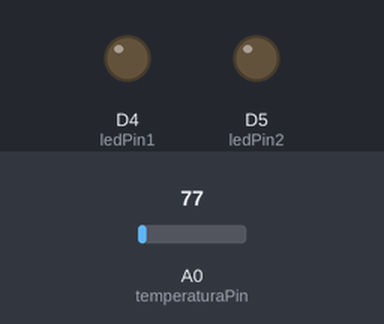
Recording of a sketch running on a simulated ESP8266 (NodeMCU). On the bench: output pins drawn as LEDs (lit = HIGH). The inputs (shaded band) are chosen by the test bench; at power-on: A0 (temperaturaPin) = 77. WiFi joins after 1.5 s; servers stay silent unless stated; random numbers use the default seed unless the sketch sets one; no MQTT or app messages arrive unless stated; what the sketch prints to the serial monitor is not drawn.

Above: at 3.2 s.
3.3 s: A0 (temperaturaPin) set to 92
6.6 s: A0 (temperaturaPin) set to 110
At 11.9 s:
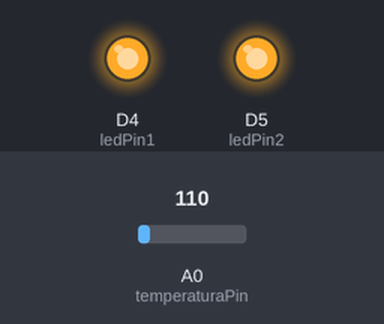
15.9 s: A0 (temperaturaPin) set to 46
At 17.7 s:
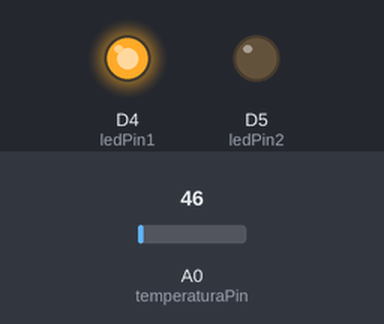
19.9 s: A0 (temperaturaPin) set to 107
At 22.1 s:
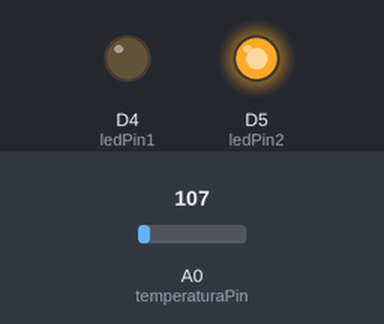
Timing chart, 0 to 24.9 s (numbered marks = the images above; inputs shaded):
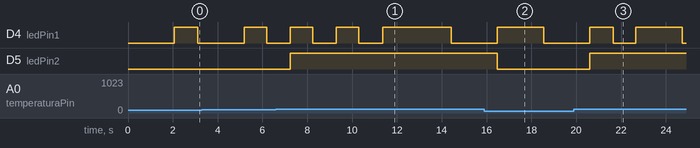

The sketch:

2.ESPNodeMQTTPubSubXML.ino
```cpp
//Este sketch permite demostrar como conectarse a un servidor MQTT para enviar datos de temperatura
//y para recibir comandos que permitan encender - apagar un led desde cualquier aplicación MQTT
//Se recomineda usar las app Android MQTT DASH

#include <PubSubClient.h>
#include <ESP8266WiFi.h>
// WiFi parameters
//const char* ssid = "AndroidAP";
//const char* password = "edinson123";
//const char* ssid = "264083978257";
//const char* password = "170062167853";
const char* ssid = "andres";
const char* password = "1234qwer";

//Parametros para los mensajes MQTT
WiFiClient espClient;
PubSubClient client(espClient);

//Broquer MQTT
//const char* mqtt_server = "iot.eclipse.org";
const char* mqtt_server ="192.168.43.82";

//Parametros de los pines
const int temperaturaPin = A0;
const int fotoCeldaPin = A0;
const int ledPin1 = D4;
const int ledPin2 = D5;

//Toma de valores
float temperatura;
int estado1;
int estado2;
int valorAnalogo;
int umbralTemp = 32;
int umbralLuz = 500;

//Para comunicacion
long lastMsg = 0;
char msg[500];
String text;

void verificarPublicacion(byte* payload, unsigned int length){
  int vLuz = 0;
  int vTemp = 0;
  String valor = "";

  for (int i = 0; i < length; i++) {
    if((char)payload[i] == 'l' && (char)payload[i+1] == 'u' && (char)payload[i+2] == 'z') { vLuz = 1; }

    if((char)payload[i+0] == 't' && (char)payload[i+1] == 'e' && (char)payload[i+2] == 'm' && (char)payload[i+3] == 'p' && (char)payload[i+4] == 'e' && (char)payload[i+5] == 'r' &&
       (char)payload[i+6] == 'a' && (char)payload[i+7] == 't' && (char)payload[i+8] == 'u' && (char)payload[i+9] == 'r' && (char)payload[i+10] == 'a')
    {
      vTemp = 1;
    }

    if((char)payload[i-1] == '>' && vLuz == 1) { vLuz = 2; }
    if((char)payload[i-1] == '>' && vTemp == 1) { vTemp = 2; }

    if((char)payload[i] == '<' && vLuz == 2) {
      vLuz = 3;
      break;
    }
    if((char)payload[i] == '<' && vTemp == 2) {
      vTemp = 3;
      break;
    }

    if(vLuz == 2) { valor += (char)payload[i]; }
    if(vTemp == 2) { valor += (char)payload[i]; }
  }
  if(vLuz == 3) {
    umbralLuz = valor.toInt();
    Serial.print("Cambio de umbral de luz... --- Valor: ");
  }
  else if(vTemp == 3) {
    umbralTemp = valor.toInt();
    Serial.print("Cambio de umbral de temperatura... --- Valor: ");
  }
  else { Serial.print("No ocurrio cambio de umbrales"); }
  Serial.print(valor);
  Serial.println();
}

void callback(char* topic, byte* payload, unsigned int length) {
  Serial.println();
  Serial.print("Message arrived [");
  Serial.print(topic);
  Serial.println("]");
  verificarPublicacion( payload, length );

  // Switch on the LED if an 0 was received as first character
}

void reconnect() {
  // Loop until we're reconnected
  while (!client.connected()) {
    Serial.print("Attempting MQTT connection...");
    // Attempt to connect
    if (client.connect("ESP8266Client")) {
      Serial.println("connected");
      // Once connected, publish an announcement...
      Serial.println("enviando...");
      // ... and resubscribe
      client.subscribe("ESP8266-1/mesa/sensor/temperatura/umbral");
      client.subscribe("ESP8266-1/mesa/sensor/luz/umbral");
    } else {
      Serial.print("failed, rc=");
      Serial.print(client.state());
      Serial.println(" try again in 5 seconds");
      // Wait 5 seconds before retrying
      delay(5000);
    }
  }
}

void configurarWifi(void){
  delay(10);
  // We start by connecting to a WiFi network
  Serial.println();
  Serial.print("Connecting to ");
  Serial.println(ssid);
  WiFi.begin(ssid, password);
  while (WiFi.status() != WL_CONNECTED) {
    delay(500);
    Serial.print(".");
  }
  Serial.println("");
  Serial.println("WiFi connected");
  // Print the IP address
  Serial.println("IP address: ");
  Serial.println(WiFi.localIP());
}

String retornarMedidaXMLSensor(float valor, String propiedad) {
  String medidas = "<recursoIoT tipo=\"sensor\"><caracteristica propiedad =\"";
  medidas += propiedad;
  medidas += "\">";
  medidas += valor;
  medidas += "</caracteristica><unidad>";

  if(propiedad == "temperatura") { medidas += "grados"; }
  else { medidas += "voltio"; }

  medidas += "</unidad></recursoIoT>";
  return medidas;
}

String retornarMedidaXMLActuador(int estado, int numero) {
  String medidas = "<recursoIoT tipo=\"actuador\"><dispositivo nombre=\"bombillo\" numero=\"";
  medidas += numero;
  medidas += "><estado>";
  medidas += estado;
  medidas += "</estado></dispositivo></recursoIoT>";
  return medidas;
}

void setup(void)
{
  //Led en el digital 1ed
  pinMode(ledPin1, OUTPUT);
  pinMode(ledPin2, OUTPUT);

  // Inicializar el puerto serial
  Serial.begin(115200);
  delay(500);

  // Connect to WiFi
  configurarWifi();

  //Inicializar el canal MQTT
  client.setServer(mqtt_server, 1883);
  client.setCallback(callback);

  randomSeed(analogRead(A0));
 }

void loop()
{
  //Intentarconectarse al servidor MQTT
  if (!client.connected()) {
    reconnect();
  }
  client.loop();

  //En caso de Ser una FotoCelda
  //valorAnalogo = analogRead(fotoCeldaPin);
  valorAnalogo = random(0,1023);
  Serial.print("\nValor analogo de Fotocelda: ");
  Serial.print(valorAnalogo);
  Serial.print(" ADC --- ");

  //En caso de Ser un Led
  if(valorAnalogo < umbralLuz) {
    digitalWrite(ledPin1, HIGH);   // turn the LED on (HIGH is the voltage level)
    estado1 = 1;
    Serial.println("Bombillo 1 ON");
  }
  else {
    digitalWrite(ledPin1, LOW);    // turn the LED off by making the voltage LOW
    estado1 = 0;
    Serial.println("Bombillo 1 OFF");
  }

  //recibe la temperatura para el sensor LM35
  //Este calculo es para el ESP8266 NODEMCU 12 con LM35
  temperatura = 3.3 * analogRead(temperaturaPin) * 100.0 / 1024.0;
  //impresión en la pantalla seria del IDE arduino
  Serial.print("Temperatura: ");
  Serial.print(temperatura);
  Serial.print(" ℃ --- ");

  //En caso de Ser un Led
  if(temperatura > umbralTemp) {
    digitalWrite(ledPin2, HIGH);   // turn the LED on (HIGH is the voltage level)
    estado2 = 1;
    Serial.println("Bombillo 2 ON");
  }
  else {
    digitalWrite(ledPin2, LOW);    // turn the LED off by making the voltage LOW
    estado2 = 0;
    Serial.println("Bombillo 2 OFF");
  }

  //Publicar el mensaje
  long now = millis();
  if (now - lastMsg > 2000) {
    lastMsg = now;
    //snprintf (msg, 75, "%f", temperatura);
    text = retornarMedidaXMLSensor(valorAnalogo, "luz");
    text.toCharArray(msg,500);
    Serial.print("\nPublicando voltaje obtenido de la foto-Celda: ");
    Serial.println(msg);
    client.publish("ESP8266-1/mesa/sensor/luz/datapoint", msg);

    text = retornarMedidaXMLActuador(estado1, 1);
    text.toCharArray(msg,500);
    Serial.print("Publicando estado del bombillo 1: ");
    Serial.println(msg);
    client.publish("ESP8266-1/mesa/actuador/bombillo/1/datapoint", msg);

    text = retornarMedidaXMLSensor(temperatura, "temperatura");
    text.toCharArray(msg,500);
    Serial.print("Publicando temperatura: ");
    Serial.println(msg);
    client.publish("ESP8266-1/mesa/sensor/temperatura/datapoint", msg);

    text = retornarMedidaXMLActuador(estado2, 2);
    text.toCharArray(msg,500);
    Serial.print("Publicando estado del bombillo 2: ");
    Serial.println(msg);
    client.publish("ESP8266-1/mesa/actuador/bombillo/2/datapoint", msg);
  }
  delay(1000);
}
```

Measured:
- the behaviour switches between 99 and 100 on A0 (temperaturaPin) (found by bisection; images 0 and 1)
- after the input at 6.6 s, D5 (ledPin2): LOW → HIGH after 0.64 s
- after the input at 15.9 s, D5 (ledPin2): HIGH → LOW after 0.59 s
- after the input at 19.9 s, D5 (ledPin2): LOW → HIGH after 0.71 s
